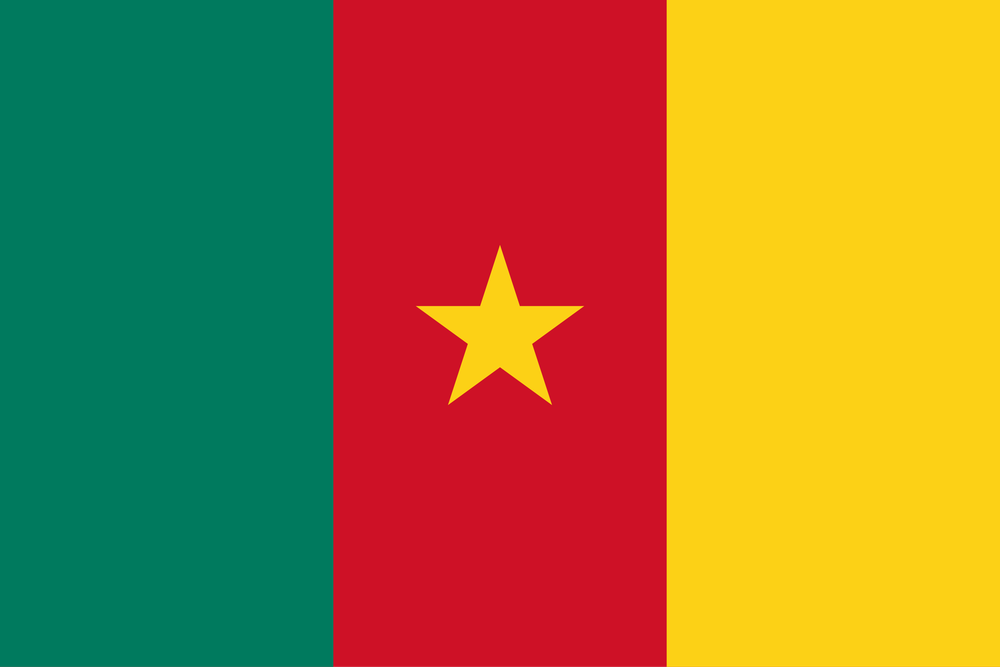
#> input picture entree/henri1.png, 1000 x 667 px, shrunk from 2560 x 1707 before the run, found by its file name
$ python tp3_gaussian_filter.py
#> lines starting #> are read from the running program, lines starting #| are printed output that depends on the picture
"""
Gaussian smoothing filter for noise reduction.
"""
import numpy as np
from PIL import Image
import matplotlib.pyplot as plt
import os


output_dir = 'Chap3/sortie'
if not os.path.exists(output_dir):
    os.makedirs(output_dir)

def convolve(img, kernel):
    H, W = img.shape
    kH, kW = kernel.shape
    r = kH // 2
    padded = np.pad(img, r, mode='reflect')
    result = np.zeros((H, W), dtype=np.float32)
    for i in range(H):
        for j in range(W):
            sum_val = 0
            for u in range(kH):
                for v in range(kW):
                    sum_val += padded[i + u, j + v] * kernel[u, v]
            result[i, j] = sum_val
    return result


img = Image.open('entree/henri1.png').convert('L')
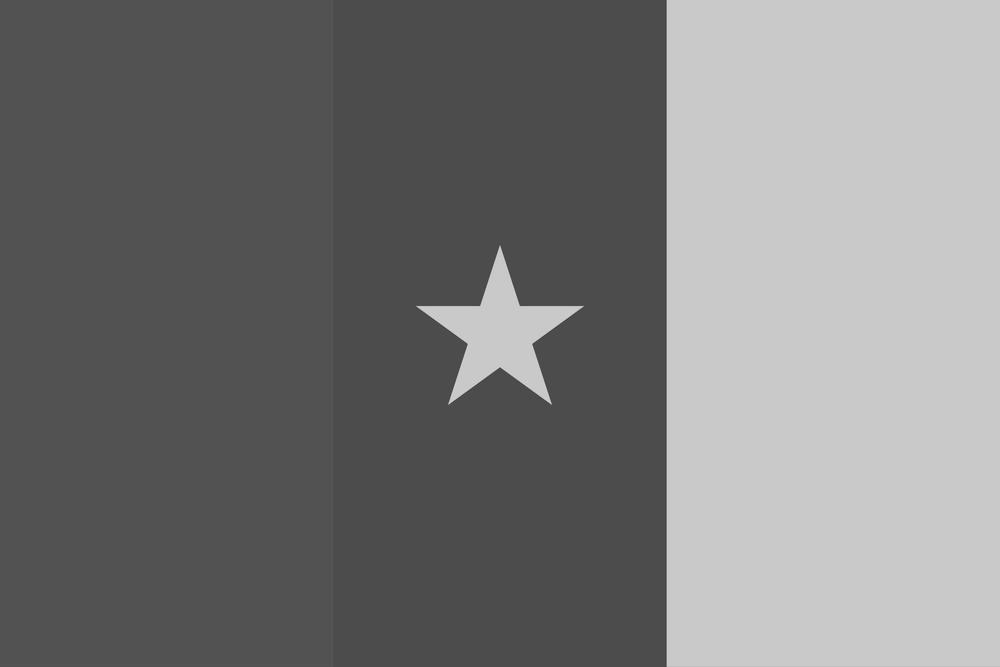
#> img: PIL image 1000x667 L; min 65, max 211, mean 121.3
img_array = np.array(img).astype(np.float32)


sigma = 1.0
N = 5
r = N // 2
kernel = np.zeros((N, N))
for u in range(N):
    for v in range(N):
        kernel[u, v] = (1 / (2 * np.pi * sigma**2)) * np.exp(- ((u - r)**2 + (v - r)**2) / (2 * sigma**2))
kernel /= kernel.sum()


result = convolve(img_array, kernel)
result_uint8 = np.clip(result, 0, 255).astype(np.uint8)


output_path = os.path.join(output_dir, 'output_tp3_gaussian_filter.png')
Image.fromarray(result_uint8).save(output_path)


plt.figure(figsize=(10, 5))

plt.subplot(1, 2, 1)
plt.imshow(img_array, cmap='gray')
plt.title('Original Image')
plt.axis('off')

plt.subplot(1, 2, 2)
plt.imshow(result_uint8, cmap='gray')
plt.title(f'Gaussian Filter (sigma={sigma}, N={N})')
plt.axis('off')

plt.suptitle('TP3: Gaussian Filtering')
plt.tight_layout()
plt.show()
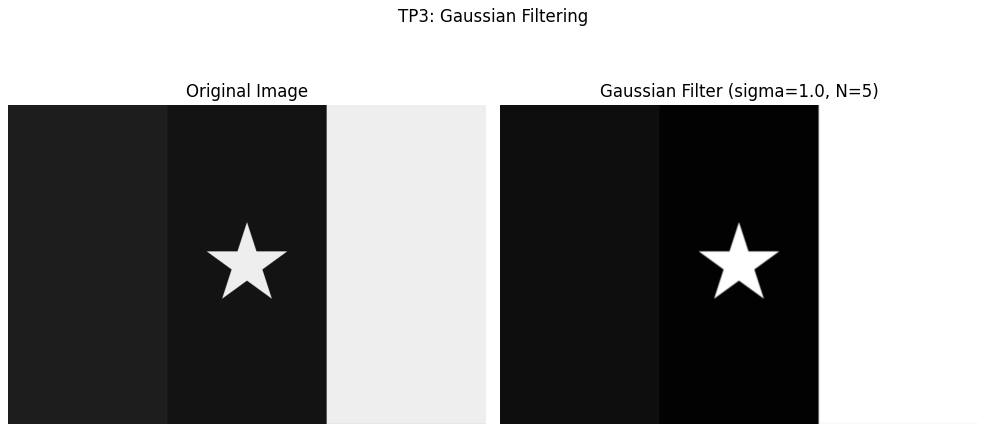
#> figure drawn by matplotlib, 2 panels

$ run again, with entree/henri2.png copied over entree/henri1.png
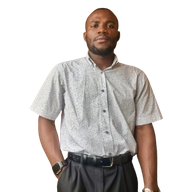
#> input picture entree/henri2.png, 169 x 192 px, shrunk from 433 x 491 before the run, found by its file name
#> after the loop in convolve, `for i in range(H):`:
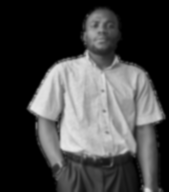
#> result: shape (192, 169) float32; min 0, max 231.3, mean 68.8
#> `plt.show()`:
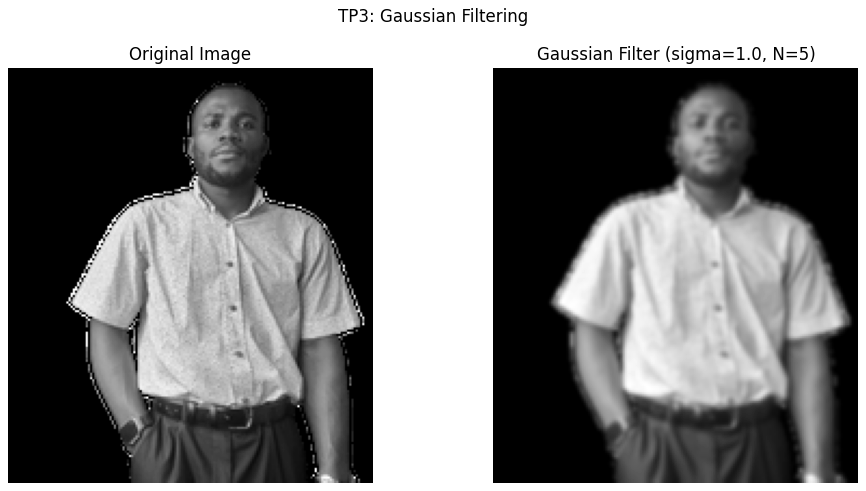
#> figure drawn by matplotlib, 2 panels

$ run again, with entree/henri3.png copied over entree/henri1.png
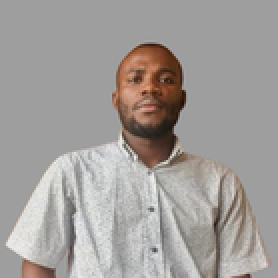
#> input picture entree/henri3.png, 139 x 139 px, shrunk from 355 x 355 before the run, found by its file name (shown 2 times larger)
#> after the loop in convolve, `for i in range(H):`:
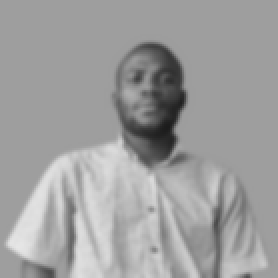
#> result: shape (139, 139) float32 (shown 2 times larger); min 28.38, max 230.7, mean 159.3
#> `plt.show()`:
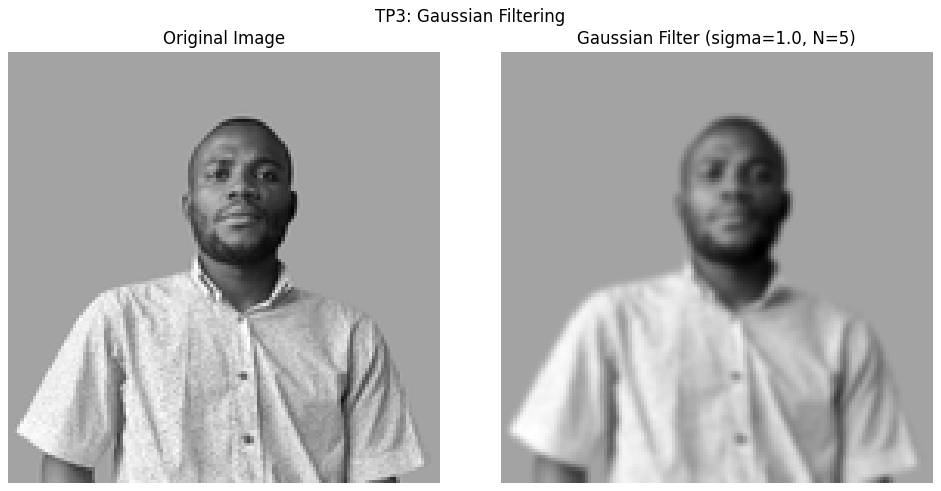
#> figure drawn by matplotlib, 2 panels
